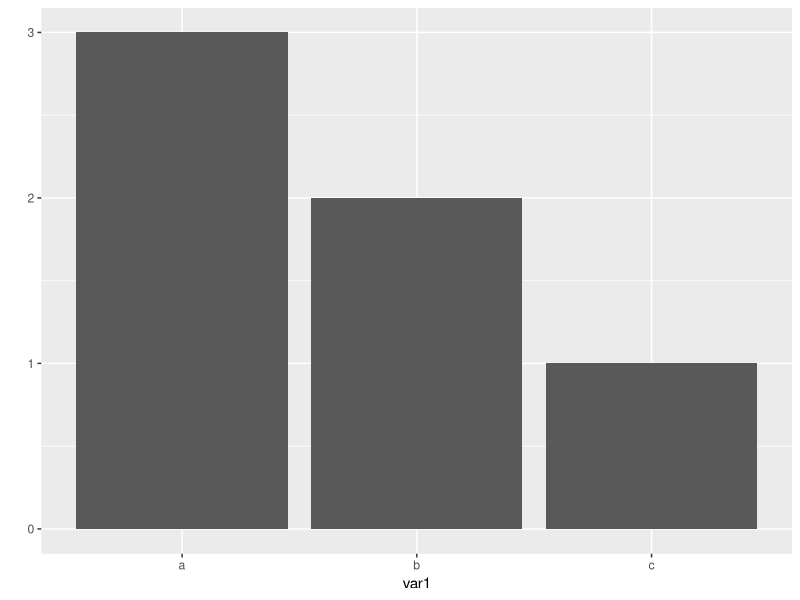
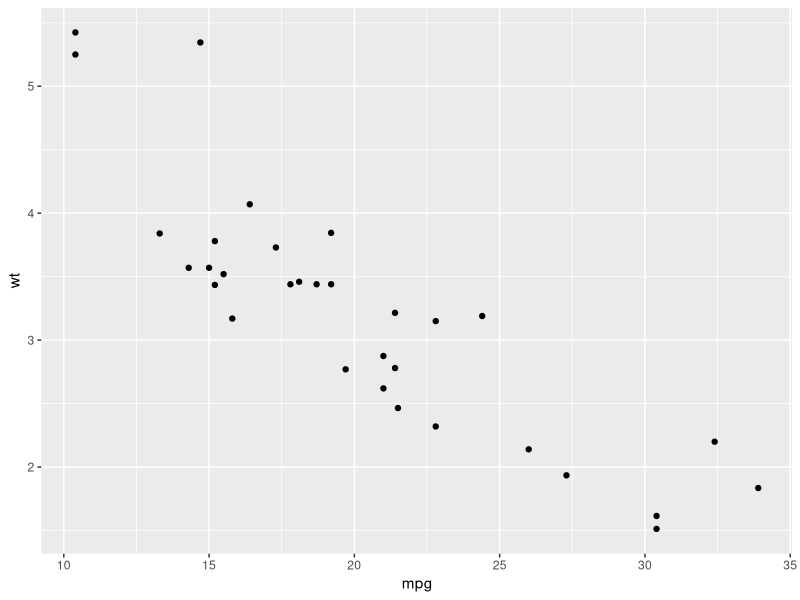
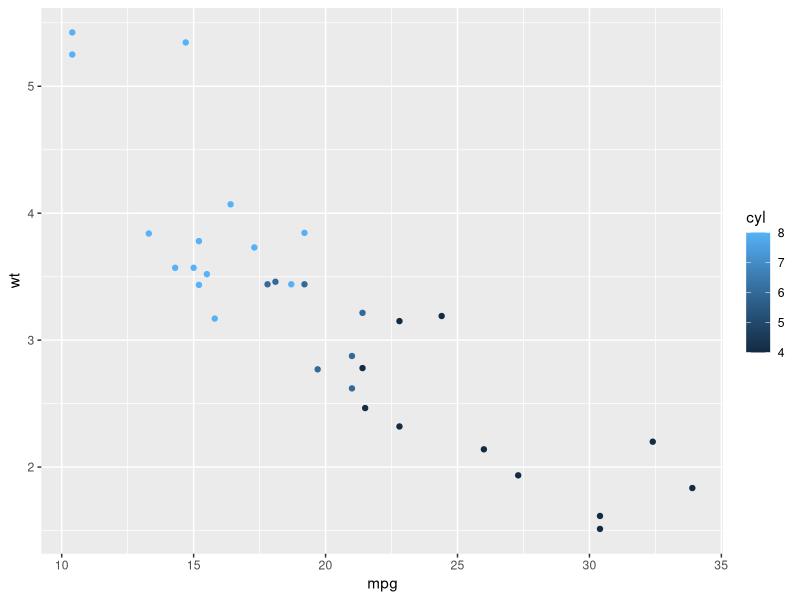
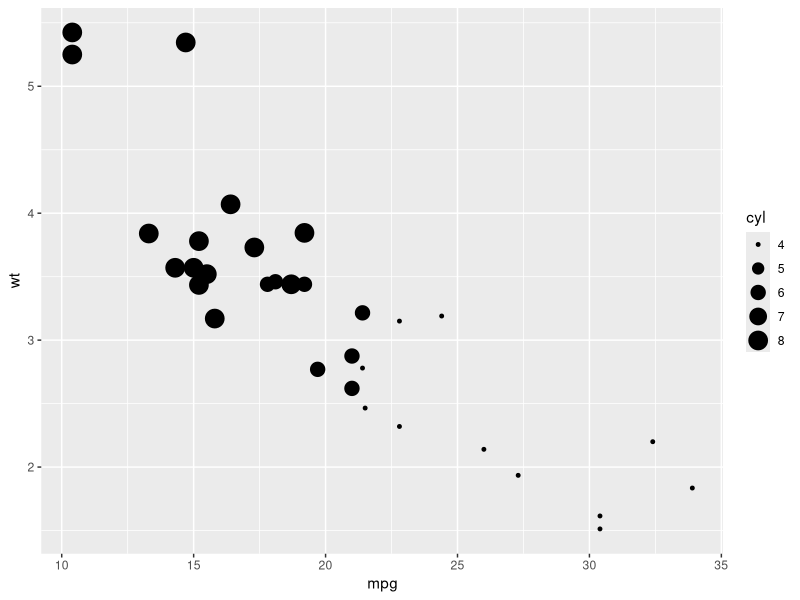
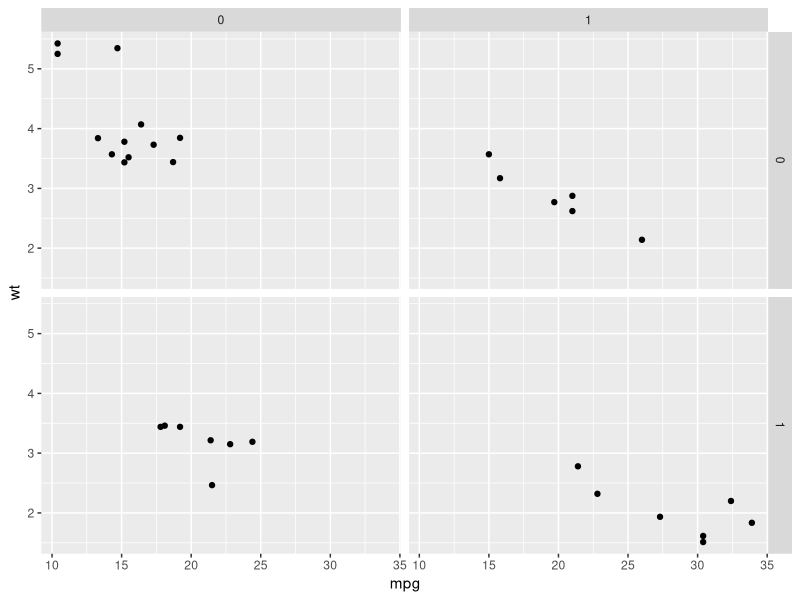

R code for these plots, in order:
#package
#R은 기본적으로 처음 설치할 때 base package가 같이 설치됨
#추가적인 기능을 위해서는 외부 package인스톨필요
#그래프를 그리기 위해 인스톨할 패키지 => ggplot2
#package설치를 위한 명령어
install.packages("ggplot2")
installed.packages()
#설치된 package를 메모리에 load해야 사용할 수 있다
library(ggplot2)
require(ggplot2)

#간단한 빈도를 나타내는 막대그래프 그리기위해 vector설정
var1 = c("a","b","c","a","b","a")
qplot(var1) #qplot vector속 데이터값의 빈도를 나타내는 그래프 그려줌

#설치된 패키지 삭제하기
remove.packages("ggplot2") 
#수동으로 package가 설치된 폴더를 삭제해도 삭제됨
#package가 설치된 경로를 알아보자
.libPaths() #설치경로 출력 로그인계정

#패키지 설치경로 변경?
.libPaths("C:/R_lecture/Lib")

#package를 설치하면 package에서 지원하는 함수를 이용할 수 있다!
#함수사용법을 모른다? => help()함수 사용
#사용법의 구체적인 예를 알고 싶다? -> example()함수 사용
help(qplot)
example(qplot)
example(qqplot2)

#workig directory
getwd() # "C:/R_lecture" 출력
setwd("C:/R_lecture") #wd 변경가능
